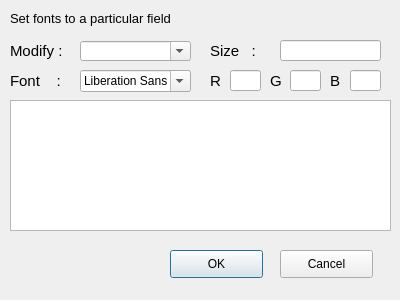
<?xml version="1.0" encoding="UTF-8"?>
<ui version="4.0">
 <class>Dialog</class>
 <widget class="QDialog" name="Dialog">
  <property name="geometry">
   <rect>
    <x>0</x>
    <y>0</y>
    <width>400</width>
    <height>300</height>
   </rect>
  </property>
  <property name="windowTitle">
   <string>Dialog</string>
  </property>
  <widget class="QComboBox" name="pointer">
   <property name="geometry">
    <rect>
     <x>80</x>
     <y>41</y>
     <width>111</width>
     <height>20</height>
    </rect>
   </property>
   <property name="editable">
    <bool>true</bool>
   </property>
   <property name="currentText">
    <string/>
   </property>
  </widget>
  <widget class="QLabel" name="label">
   <property name="geometry">
    <rect>
     <x>10</x>
     <y>10</y>
     <width>301</width>
     <height>16</height>
    </rect>
   </property>
   <property name="font">
    <font>
     <pointsize>10</pointsize>
    </font>
   </property>
   <property name="text">
    <string>Set fonts to a particular field</string>
   </property>
  </widget>
  <widget class="QLabel" name="label_2">
   <property name="geometry">
    <rect>
     <x>10</x>
     <y>35</y>
     <width>71</width>
     <height>31</height>
    </rect>
   </property>
   <property name="font">
    <font>
     <pointsize>11</pointsize>
    </font>
   </property>
   <property name="text">
    <string>Modify :</string>
   </property>
  </widget>
  <widget class="QLineEdit" name="size">
   <property name="geometry">
    <rect>
     <x>280</x>
     <y>40</y>
     <width>101</width>
     <height>21</height>
    </rect>
   </property>
  </widget>
  <widget class="QLabel" name="label_3">
   <property name="geometry">
    <rect>
     <x>210</x>
     <y>40</y>
     <width>61</width>
     <height>21</height>
    </rect>
   </property>
   <property name="font">
    <font>
     <pointsize>11</pointsize>
    </font>
   </property>
   <property name="text">
    <string>Size   :</string>
   </property>
  </widget>
  <widget class="QTextBrowser" name="textBrowser">
   <property name="geometry">
    <rect>
     <x>10</x>
     <y>100</y>
     <width>381</width>
     <height>131</height>
    </rect>
   </property>
  </widget>
  <widget class="QFontComboBox" name="font">
   <property name="geometry">
    <rect>
     <x>80</x>
     <y>70</y>
     <width>111</width>
     <height>22</height>
    </rect>
   </property>
  </widget>
  <widget class="QLabel" name="label_4">
   <property name="geometry">
    <rect>
     <x>10</x>
     <y>70</y>
     <width>71</width>
     <height>21</height>
    </rect>
   </property>
   <property name="font">
    <font>
     <pointsize>11</pointsize>
    </font>
   </property>
   <property name="text">
    <string>Font    :</string>
   </property>
  </widget>
  <widget class="QLineEdit" name="R">
   <property name="geometry">
    <rect>
     <x>230</x>
     <y>70</y>
     <width>31</width>
     <height>21</height>
    </rect>
   </property>
  </widget>
  <widget class="QLabel" name="label_6">
   <property name="geometry">
    <rect>
     <x>210</x>
     <y>65</y>
     <width>21</width>
     <height>31</height>
    </rect>
   </property>
   <property name="font">
    <font>
     <pointsize>11</pointsize>
    </font>
   </property>
   <property name="text">
    <string>R </string>
   </property>
  </widget>
  <widget class="QPushButton" name="ok_button">
   <property name="geometry">
    <rect>
     <x>170</x>
     <y>250</y>
     <width>93</width>
     <height>28</height>
    </rect>
   </property>
   <property name="text">
    <string>OK</string>
   </property>
  </widget>
  <widget class="QPushButton" name="cancel_button">
   <property name="geometry">
    <rect>
     <x>280</x>
     <y>250</y>
     <width>93</width>
     <height>28</height>
    </rect>
   </property>
   <property name="text">
    <string>Cancel</string>
   </property>
  </widget>
  <widget class="QLineEdit" name="G">
   <property name="geometry">
    <rect>
     <x>290</x>
     <y>70</y>
     <width>31</width>
     <height>21</height>
    </rect>
   </property>
  </widget>
  <widget class="QLineEdit" name="B">
   <property name="geometry">
    <rect>
     <x>350</x>
     <y>70</y>
     <width>31</width>
     <height>21</height>
    </rect>
   </property>
  </widget>
  <widget class="QLabel" name="label_7">
   <property name="geometry">
    <rect>
     <x>270</x>
     <y>60</y>
     <width>31</width>
     <height>41</height>
    </rect>
   </property>
   <property name="font">
    <font>
     <pointsize>11</pointsize>
    </font>
   </property>
   <property name="text">
    <string>G </string>
   </property>
  </widget>
  <widget class="QLabel" name="label_8">
   <property name="geometry">
    <rect>
     <x>330</x>
     <y>60</y>
     <width>21</width>
     <height>41</height>
    </rect>
   </property>
   <property name="font">
    <font>
     <pointsize>11</pointsize>
    </font>
   </property>
   <property name="text">
    <string>B</string>
   </property>
  </widget>
 </widget>
 <resources/>
 <connections/>
</ui>
